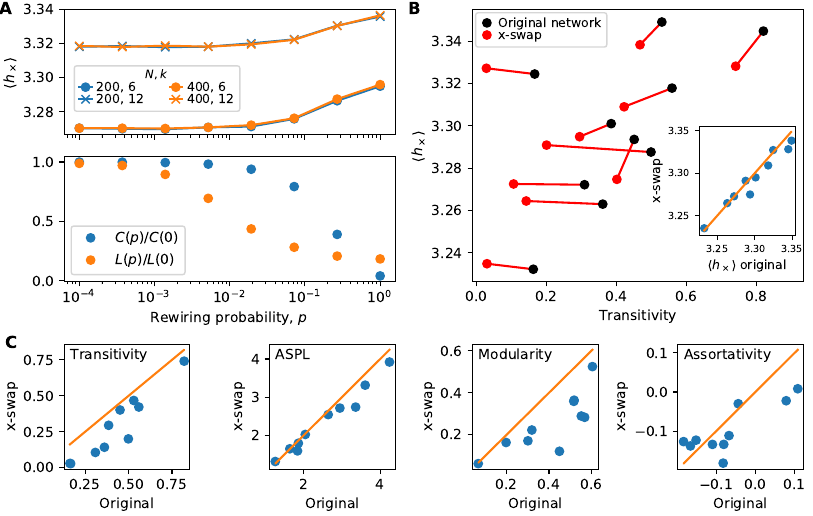

Python code for this plot:
import numpy as np
import pandas as pd
import matplotlib.pyplot as plt
import matplotlib.lines as mlines
import matplotlib.patches as mpatches
from matplotlib.gridspec import GridSpec
from mpl_toolkits.axes_grid1.inset_locator import inset_axes
import bltools as blt

dir1 = "small_world/processing"
dir2 = "real_networks/processing/analyses-2019-10-29"
dir3 = "real_networks/processing"

a = 1.25
fig = plt.figure(figsize=(6.5*a,4.125*a), constrained_layout=True)

gs = GridSpec(3, 4, figure=fig)

ax1 = fig.add_subplot(gs[0, 0:2]) # SW: hx vs p
ax2 = fig.add_subplot(gs[1, 0:2], sharex=ax1) # WattsStrogatz
plt.setp(ax1.get_xticklabels(), visible=False)
ax3 = fig.add_subplot(gs[0:2, 2:4]) # x-swap: hx vs transitivity + inset

# x-swap other properties
ax4 = fig.add_subplot(gs[2, 0])
ax5 = fig.add_subplot(gs[2, 1])
ax6 = fig.add_subplot(gs[2, 2])
ax7 = fig.add_subplot(gs[2, 3])

# ax8 = fig.add_subplot(gs[2:4, 2:4]) # our clustering experiment


# Small world networks: hx vs rewiring probability
plt.sca(ax1)

N_list = [200,400]
k_list = [6,12]

N_style = ["C0", "C1"]
k_style = ["o-", "x-"]

# hx versus p
for i,N in enumerate(N_list):
    for j,k in enumerate(k_list):
        data = pd.read_csv(f"{dir1}/small_world_N%i_k%i_q0.5.csv" % (N,k))
        plt.plot(data["p"], data["hx_avg"], N_style[i] + k_style[j], label="%i, %i" % (N,k))
        
# plt.xlabel(r"Rewiring probability, $p$")
plt.ylabel(r"$\langle h_\times \rangle$")
plt.xscale("log")
#legend = plt.legend(title=r"$N, k$", ncol=2, fontsize=9,
#           bbox_to_anchor=(0.35,0.37),
#           prop={'size': 7}, labelspacing=0, handlelength=1, handletextpad=0.4, borderaxespad=0.25)
# plt.setp(legend.get_title(),fontsize='small')

# Small world networks: Watts Strogatz plot
plt.sca(ax2)

WS = pd.read_csv(f"{dir1}/WattsStrogatz-SW-plot.csv")
T = WS["transitivity"].values[1:] / WS["transitivity"].values[0]
L = WS["ASPL"].values[1:] / WS["ASPL"].values[0]
plt.plot(WS["p"].values[1:], T, "o", label=r"$C(p)/C(0)$")
plt.plot(WS["p"].values[1:], L, "o", label=r"$L(p)/L(0)$")
plt.xscale("log")
plt.xlabel(r"Rewiring probability, $p$")
plt.legend()

### (1,2): Real networks: vary the number of edges added in ``CKM physicians``
##df1 = pd.read_csv(f"{dir2}/real_networks-links_only.csv")
##df2 = pd.read_csv(f"{dir2}/CKM-links_only-EDGE.csv")
##df3 = pd.read_csv(f"{dir2}/CKM-links_only-TRIANGLE.csv")
##
##no_edges = df1["average_hx"].loc[df1["network"]=="CKM physicians"].values
##
##eps1 = np.append([0],df2["epsilon"].values)
##eps2 = np.append([0],df3["epsilon"].values)
##hx1 = np.append([no_edges],df2["average_hx"].values)
##hx2 = np.append([no_edges],df3["average_hx"].values)
##
##plt.plot(100*eps1, hx1, 'o-', color='c')
##plt.plot(100*eps2, hx2, 'o-', color='r')
##label2 = mlines.Line2D([], [], color='c', marker='o', linestyle='None',
##                          markersize=6, label='Edges added randomly')
##label3 = mlines.Line2D([], [], color='r', marker='o', linestyle='None',
##                          markersize=6, label='Triangle completion')
##plt.legend(handles=[label2,label3], fontsize=9, labelspacing=0, handlelength=1, handletextpad=0.4, borderaxespad=0.25, loc='lower right')
##plt.xlabel(r"Percent increase in edges")
##plt.ylabel(r"$\langle h_\times \rangle$")
##plt.text(0.025, 0.925, "CKM Physicians", transform=ax2.transAxes)




# Real networks: x-swap
plt.sca(ax3)
df1 = pd.read_csv(f"{dir3}/real_networks-links_only.csv") #original
df2 = pd.read_csv(f"{dir3}/real_networks-xswap-5x.csv") #xswap

for j in range(len(df1["network"].values)):
        t1 = df1["transitivity"].values[j]
        t2 = df2["transitivity"].values[j]
        h1 = df1["average_hx"].values[j]
        h2 = df2["average_hx"].values[j]
        
        plt.plot([t2,t1],[h2,h1],"r-")
        plt.plot(t1,h1,"ko")
        plt.plot(t2,h2,"ro")
label1 = mlines.Line2D([], [], color='black', marker='o', linestyle='None',
                                  markersize=6, label='Original network')
label2 = mlines.Line2D([], [], color='red', marker='o', linestyle='None',
                          markersize=6, label='x-swap')
plt.legend(handles=[label1,label2], fontsize=9, labelspacing=0, handlelength=1, handletextpad=0.4, borderaxespad=0.25)
plt.ylabel(r"$\langle h_\times \rangle$")
xl,xr = plt.xlim()
plt.xlim(xl,xr+0.075)
plt.xlabel("Transitivity")

dd = 0.02
dx,dy = 0.037, -0.13
a = a/2
wi,hi = a*0.4-dd,a*0.4*0.8-dd
wi,hi = 0.29,0.4
axins = inset_axes(ax3, width="100%", height="100%",
           bbox_to_anchor=(.65+dx, .3+dy, wi,hi),
           bbox_transform=ax3.transAxes, loc="center")
axins.tick_params(labelsize=7)
plt.plot(df1["average_hx"],df2["average_hx"],"o",ms=5)
plt.plot(df1["average_hx"],df1["average_hx"],"-")
plt.xlabel(r"$\langle h_\times \rangle$ original", fontsize=9)
plt.ylabel(r"x-swap", fontsize=9)
# plt.annotate(r"$\langle h_\times \rangle$", (3.235, 3.3), fontsize=9)
##plt.title(r"$\langle h_\times \rangle$")

# Real networks: x-swap properties
df1 = pd.read_csv(f"{dir3}/real_networks-links_only.csv") #original
df2 = pd.read_csv(f"{dir3}/real_networks-xswap-5x.csv") #xswap
stats = ["transitivity", "ASPL","Q", "degree_assortativity"]
labels = ["Transitivity", "ASPL", r"Modularity", "Assortativity"]
for stat,label,ax in zip(stats,labels,[ax4,ax5,ax6,ax7]):
    plt.sca(ax)
    plt.plot(df1[stat],df2[stat],'C0o')
    plt.plot(df1[stat],df1[stat],'C1-')
    # plt.text(label, fontsize=10, pad=-19)
    plt.text( 0.05, 0.875, label, transform=ax.transAxes)
    plt.xlabel("Original")
    plt.ylabel("x-swap")



### Real networks: adding edges vs adding triangles
#plt.sca(ax8)
#
#df1 = pd.read_csv(f"{dir2}/real_networks-links_only.csv")
#df2 = pd.read_csv(f"{dir2}/real_networks-links_only-EDGE.csv")
#df3 = pd.read_csv(f"{dir2}/real_networks-links_only-TRIANGLE.csv")
#
#for i in range(len(df1["network"].values)):
#    t1 = df1["transitivity"].values[i]
#    t2 = df2["transitivity"].values[i]
#    t3 = df3["transitivity"].values[i]
#    h1 = df1["average_hx"].values[i]
#    h2 = df2["average_hx"].values[i]
#    h3 = df3["average_hx"].values[i]
#    plt.plot([t2,t1,t3],[h2,h1,h3],"k-")
#    plt.plot(t1,h1,"o", color='black')
#    plt.plot(t2,h2,"o", color='c')
#    plt.plot(t3,h3,"o", color='r')
#
#      
#label1 = mlines.Line2D([], [], color='black', marker='o', linestyle='None', markersize=6, label='Original network')
#label2 = mlines.Line2D([], [], color='c',  marker='o', linestyle='None', markersize=6, label='Edges added randomly')
#label3 = mlines.Line2D([], [], color='r',   marker='o', linestyle='None', markersize=6, label='Triangle completion')
#plt.legend(handles=[label1,label2,label3], fontsize=9, labelspacing=0, handlelength=1, handletextpad=0.4, borderaxespad=0.25)
#plt.xlabel("Transitivity")
#plt.ylabel(r"$\langle h_\times \rangle$")


xoff1, xoff2 = -0.175,-0.175*360/150
blt.letter_subplots(axes=[ax1,ax3,ax4], xoffset=[xoff1,xoff1,xoff2])
#plt.tight_layout(w_pad=0, h_pad=-1)
plt.savefig("figure4-clustering.pdf")
#plt.show()


